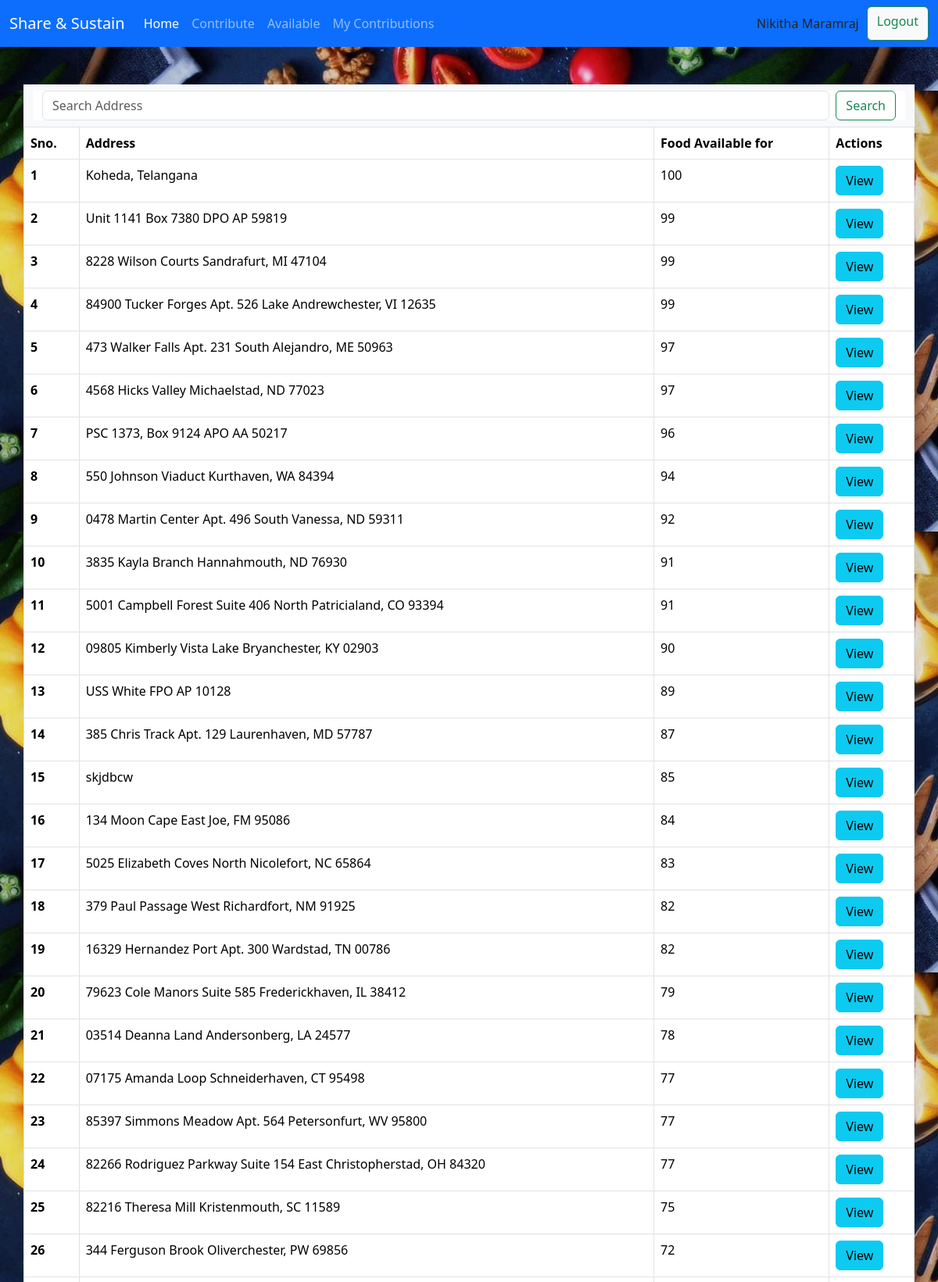
Page /available/ (signed in, upper part) on the committed database.
### home/models.py (models this page shows)
class Contribution(models.Model):
    user = models.ForeignKey(User, on_delete=models.SET_NULL, null=True, blank=True)
    donor_name = models.CharField(max_length=20)
    phone = models.CharField(max_length=10)
    email = models.EmailField(null=True)
    address = models.TextField(null=False)
    people = models.IntegerField(default=10)
    requests = models.IntegerField(default=0)
    objects = ContributionManager()
    class Meta:
        ordering = ["-people"]

### home/views.py (the view)
# urls.py: path('available/', ContributionListView.as_view(), name="availability"),
class ContributionListView(LoginRequiredMixin, ListView):
    template_name = "home/contribution_list.html"
    login_url = '/auth/login_page/'
    model = Contribution
    context_object_name = "contributions"
    def get_queryset(self):
        if self.request.user.is_authenticated:
            base_qs = super(ContributionListView, self).get_queryset()
            return base_qs.exclude(user=self.request.user)

### home/models.py (called while the page is built)
    def get_queryset(self):
        return ContributionQuerySet(self.model, using=self._db)

### templates/home/contribution_list.html (shortened to what this page needs)
{% extends "home/index.html" %}
{% block block %}
<nav class="navbar bg-body-tertiary container center">
  <div class="container-fluid container">
    <form class="d-flex container" role="search">
      <input class="form-control me-2" name="search" type="search" placeholder="Search Address" aria-label="Search">
      <button class="btn btn-outline-success" type="submit">Search</button>
    </form>
  </div>
</nav>
<table class="table table-bordered container">
  <thead>
    <tr>
      <th scope="col">Sno.</th>
      <th scope="col">Address </th>
      <th scope="col">Food Available for </th>
      <th scope="col">Actions </th>
    </tr>
  </thead>
  <tbody>
  {% for contribution in contributions%}
    <tr>
      <th scope="row">{{forloop.counter}}</th>
      <td>{{contribution.address}}</td>
      <td>{{contribution.people}}</td>
      <td>
        <a href="/available/{{contribution.id}}/" class="btn btn-info">View</a>
      </td>
    </tr>
  {% endfor %}
  </tbody>
</table>
{% endblock %}

### templates/home/index.html (shortened to what this page needs)
<!DOCTYPE html>
<html lang="en">
{% load static %}
<head>
    <link rel="stylesheet" href="https://cdn.jsdelivr.net/npm/bootstrap@5.3.2/dist/css/bootstrap.min.css" >
</head>
<body>
<nav class="navbar navbar-expand-lg navbar-dark bg-primary">
  <div class="container-fluid">
    <a class="navbar-brand" href="/">Share & Sustain</a>
    <div class="collapse navbar-collapse" id="navbarSupportedContent">
      <ul class="navbar-nav me-auto mb-2 mb-lg-0">
        <li class="nav-item">
          <a class="nav-link active" aria-current="page" href="/dashboard/">Home</a>
        </li>
        {%if request.user.is_authenticated%}
        <li class="nav-item">
          <a class="nav-link" href="/contribute/">Contribute</a>
        </li>
        <li class="nav-item">
          <a class="nav-link" href="/available/">Available</a>
        </li>
        <li class="nav-item">
          <a class="nav-link" href="/my-contribution/">My Contributions</a>
        </li>
        {%endif%}
      </ul>
      <form class="d-flex" id="name" role="search">
        <div style="padding : 10px">
          {% if request.user.is_authenticated%}
          {{request.user.first_name}} {{request.user.last_name}}
          {% endif %}
        </div>
        {% if request.user.is_authenticated%}
            <a href="/auth/logout_page/" class="btn btn-light btn-outline-success" type="submit">Logout</a>
        {%else%}
            <a href="/auth/login_page/" class="btn btn-light btn-outline-success" type="submit">Login</a>
        {% endif %}
      </form>
    </div>
  </div>
</nav>
<br>
<br>
{%block block%}
        {% endblock %}
</body>
</html>

### rows in the picture
Contribution: address "Koheda, Telangana", people "100"
Contribution: address "Unit 1141 Box 7380 DPO AP 59819", people "99"
Contribution: address "8228 Wilson Courts Sandrafurt, MI 47104", people "99"
Contribution: address "84900 Tucker Forges Apt. 526 Lake Andrewchester, VI 12635", people "99"
Contribution: address "473 Walker Falls Apt. 231 South Alejandro, ME 50963", people "97"
Contribution: address "4568 Hicks Valley Michaelstad, ND 77023", people "97"
Contribution: address "PSC 1373, Box 9124 APO AA 50217", people "96"
Contribution: address "550 Johnson Viaduct Kurthaven, WA 84394", people "94"
Contribution: address "0478 Martin Center Apt. 496 South Vanessa, ND 59311", people "92"
Contribution: address "3835 Kayla Branch Hannahmouth, ND 76930", people "91"
Contribution: address "5001 Campbell Forest Suite 406 North Patricialand, CO 93394", people "91"
Contribution: address "09805 Kimberly Vista Lake Bryanchester, KY 02903", people "90"
Contribution: address "USS White FPO AP 10128", people "89"
Contribution: address "385 Chris Track Apt. 129 Laurenhaven, MD 57787", people "87"
Contribution: address "skjdbcw", people "85"
Contribution: address "134 Moon Cape East Joe, FM 95086", people "84"
Contribution: address "5025 Elizabeth Coves North Nicolefort, NC 65864", people "83"
Contribution: address "379 Paul Passage West Richardfort, NM 91925", people "82"
Contribution: address "16329 Hernandez Port Apt. 300 Wardstad, TN 00786", people "82"
Contribution: address "79623 Cole Manors Suite 585 Frederickhaven, IL 38412", people "79"
Contribution: address "03514 Deanna Land Andersonberg, LA 24577", people "78"
Contribution: address "07175 Amanda Loop Schneiderhaven, CT 95498", people "77"
Contribution: address "85397 Simmons Meadow Apt. 564 Petersonfurt, WV 95800", people "77"
Contribution: address "82266 Rodriguez Parkway Suite 154 East Christopherstad, OH 84320", people "77"
Contribution: address "82216 Theresa Mill Kristenmouth, SC 11589", people "75"
Contribution: address "344 Ferguson Brook Oliverchester, PW 69856", people "72"

### other values in the picture
{{ request.user.first_name }} "Nikitha"
{{ request.user.last_name }} "Maramraj"
